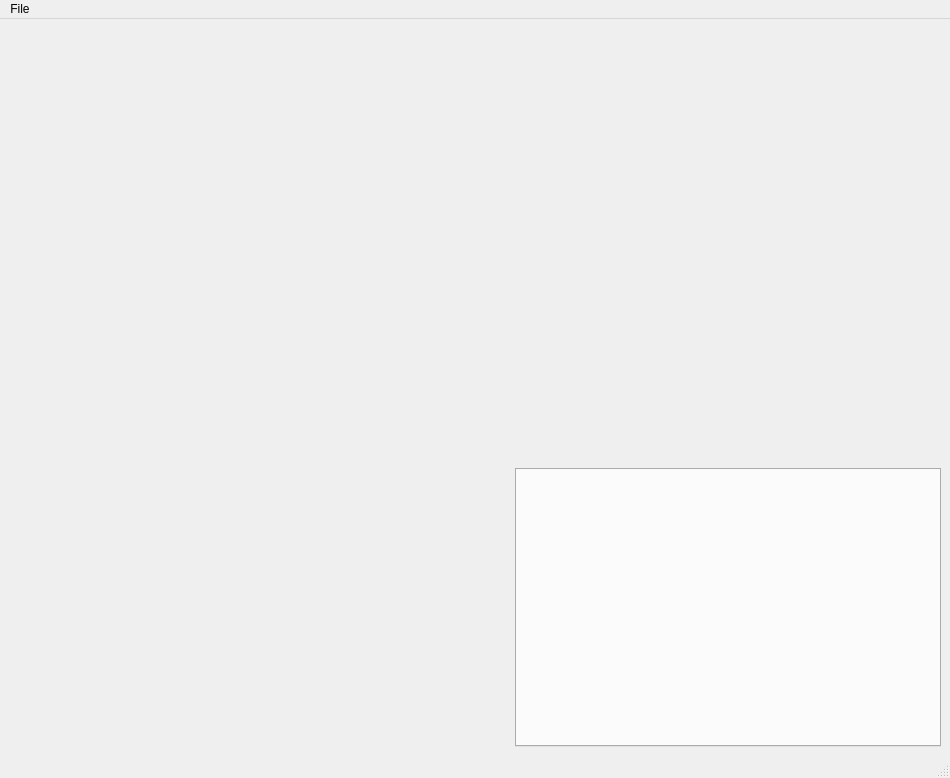
<?xml version="1.0" encoding="UTF-8"?>
<ui version="4.0">
 <class>guiMain</class>
 <widget class="QMainWindow" name="guiMain">
  <property name="geometry">
   <rect>
    <x>0</x>
    <y>0</y>
    <width>950</width>
    <height>778</height>
   </rect>
  </property>
  <property name="windowTitle">
   <string>MainWindow</string>
  </property>
  <widget class="QWidget" name="centralwidget">
   <layout class="QGridLayout" name="gridLayout">
    <item row="0" column="0" rowspan="3">
     <widget class="wParameterEditor" name="wModelParameterEditor" native="true">
      <property name="sizePolicy">
       <sizepolicy hsizetype="Preferred" vsizetype="Expanding">
        <horstretch>0</horstretch>
        <verstretch>0</verstretch>
       </sizepolicy>
      </property>
      <property name="minimumSize">
       <size>
        <width>500</width>
        <height>0</height>
       </size>
      </property>
     </widget>
    </item>
    <item row="0" column="1">
     <widget class="wDataEditor" name="wOpenDataEditor" native="true">
      <property name="minimumSize">
       <size>
        <width>0</width>
        <height>128</height>
       </size>
      </property>
     </widget>
    </item>
    <item row="0" column="2">
     <widget class="CGLWidget" name="wGLWidget" native="true">
      <property name="minimumSize">
       <size>
        <width>128</width>
        <height>128</height>
       </size>
      </property>
      <property name="maximumSize">
       <size>
        <width>128</width>
        <height>128</height>
       </size>
      </property>
      <property name="baseSize">
       <size>
        <width>0</width>
        <height>0</height>
       </size>
      </property>
     </widget>
    </item>
    <item row="1" column="1" colspan="2">
     <widget class="QWidget" name="widget" native="true">
      <property name="minimumSize">
       <size>
        <width>0</width>
        <height>300</height>
       </size>
      </property>
     </widget>
    </item>
    <item row="2" column="1" colspan="2">
     <widget class="QTabWidget" name="tabBottom">
      <property name="sizePolicy">
       <sizepolicy hsizetype="Expanding" vsizetype="Expanding">
        <horstretch>0</horstretch>
        <verstretch>0</verstretch>
       </sizepolicy>
      </property>
      <property name="tabPosition">
       <enum>QTabWidget::North</enum>
      </property>
      <property name="tabShape">
       <enum>QTabWidget::Rounded</enum>
      </property>
      <property name="currentIndex">
       <number>-1</number>
      </property>
      <property name="elideMode">
       <enum>Qt::ElideNone</enum>
      </property>
      <property name="usesScrollButtons">
       <bool>true</bool>
      </property>
      <property name="documentMode">
       <bool>false</bool>
      </property>
      <property name="tabsClosable">
       <bool>false</bool>
      </property>
      <property name="movable">
       <bool>false</bool>
      </property>
     </widget>
    </item>
   </layout>
  </widget>
  <widget class="QStatusBar" name="statusbar"/>
  <widget class="QMenuBar" name="menubar">
   <property name="geometry">
    <rect>
     <x>0</x>
     <y>0</y>
     <width>950</width>
     <height>23</height>
    </rect>
   </property>
   <widget class="QMenu" name="menuFIle">
    <property name="title">
     <string>File</string>
    </property>
    <addaction name="actionNew"/>
    <addaction name="actionSave"/>
    <addaction name="actionOpen"/>
    <addaction name="actionExport"/>
   </widget>
   <addaction name="menuFIle"/>
  </widget>
  <action name="actionNew">
   <property name="text">
    <string>New</string>
   </property>
  </action>
  <action name="actionOpen">
   <property name="text">
    <string>Open</string>
   </property>
  </action>
  <action name="actionSave">
   <property name="text">
    <string>Save</string>
   </property>
  </action>
  <action name="actionExport">
   <property name="text">
    <string>Export</string>
   </property>
  </action>
 </widget>
 <customwidgets>
  <customwidget>
   <class>wParameterEditor</class>
   <extends>QWidget</extends>
   <header>wParameterEditor.h</header>
   <container>1</container>
  </customwidget>
  <customwidget>
   <class>wDataEditor</class>
   <extends>QWidget</extends>
   <header>wDataEditor.h</header>
   <container>1</container>
  </customwidget>
  <customwidget>
   <class>CGLWidget</class>
   <extends>QWidget</extends>
   <header>CGLWidget.h</header>
   <container>1</container>
  </customwidget>
 </customwidgets>
 <resources/>
 <connections/>
</ui>
